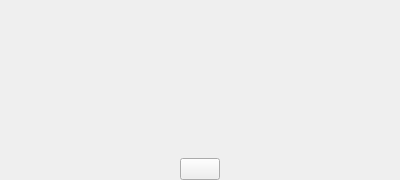
<?xml version="1.0" encoding="UTF-8"?>
<ui version="4.0">
 <class>InfoWidget</class>
 <widget class="QWidget" name="InfoWidget">
  <property name="geometry">
   <rect>
    <x>0</x>
    <y>0</y>
    <width>400</width>
    <height>180</height>
   </rect>
  </property>
  <property name="maximumSize">
   <size>
    <width>16777215</width>
    <height>16777215</height>
   </size>
  </property>
  <property name="windowTitle">
   <string>Form</string>
  </property>
  <property name="styleSheet">
   <string notr="true">QPushButton {
	text-transform: uppercase;
}</string>
  </property>
  <layout class="QVBoxLayout" name="verticalLayout">
   <property name="spacing">
    <number>20</number>
   </property>
   <property name="leftMargin">
    <number>0</number>
   </property>
   <property name="topMargin">
    <number>0</number>
   </property>
   <property name="rightMargin">
    <number>0</number>
   </property>
   <property name="bottomMargin">
    <number>0</number>
   </property>
   <item>
    <layout class="QHBoxLayout" name="horizontalLayout">
     <item>
      <spacer name="horizontalSpacer">
       <property name="orientation">
        <enum>Qt::Horizontal</enum>
       </property>
       <property name="sizeHint" stdset="0">
        <size>
         <width>40</width>
         <height>20</height>
        </size>
       </property>
      </spacer>
     </item>
     <item>
      <widget class="IconLabel" name="label_icon">
       <property name="minimumSize">
        <size>
         <width>48</width>
         <height>48</height>
        </size>
       </property>
       <property name="maximumSize">
        <size>
         <width>48</width>
         <height>48</height>
        </size>
       </property>
       <property name="text">
        <string/>
       </property>
       <property name="pixmap">
        <pixmap resource="../rc/resources.qrc">:/icons/images/material/info_outline.svg</pixmap>
       </property>
       <property name="scaledContents">
        <bool>true</bool>
       </property>
       <property name="color" stdset="0">
        <color>
         <red>38</red>
         <green>142</green>
         <blue>212</blue>
        </color>
       </property>
      </widget>
     </item>
     <item>
      <spacer name="horizontalSpacer_2">
       <property name="orientation">
        <enum>Qt::Horizontal</enum>
       </property>
       <property name="sizeHint" stdset="0">
        <size>
         <width>40</width>
         <height>20</height>
        </size>
       </property>
      </spacer>
     </item>
    </layout>
   </item>
   <item>
    <layout class="QHBoxLayout" name="horizontalLayout_3">
     <item>
      <spacer name="horizontalSpacer_5">
       <property name="orientation">
        <enum>Qt::Horizontal</enum>
       </property>
       <property name="sizeHint" stdset="0">
        <size>
         <width>40</width>
         <height>20</height>
        </size>
       </property>
      </spacer>
     </item>
     <item>
      <widget class="QLabel" name="label_message">
       <property name="sizePolicy">
        <sizepolicy hsizetype="Expanding" vsizetype="Expanding">
         <horstretch>0</horstretch>
         <verstretch>0</verstretch>
        </sizepolicy>
       </property>
       <property name="minimumSize">
        <size>
         <width>0</width>
         <height>0</height>
        </size>
       </property>
       <property name="maximumSize">
        <size>
         <width>16777215</width>
         <height>16777215</height>
        </size>
       </property>
       <property name="text">
        <string/>
       </property>
       <property name="textFormat">
        <enum>Qt::RichText</enum>
       </property>
       <property name="alignment">
        <set>Qt::AlignCenter</set>
       </property>
       <property name="wordWrap">
        <bool>true</bool>
       </property>
      </widget>
     </item>
     <item>
      <spacer name="horizontalSpacer_6">
       <property name="orientation">
        <enum>Qt::Horizontal</enum>
       </property>
       <property name="sizeHint" stdset="0">
        <size>
         <width>40</width>
         <height>20</height>
        </size>
       </property>
      </spacer>
     </item>
    </layout>
   </item>
   <item>
    <layout class="QHBoxLayout" name="horizontalLayout_2">
     <item>
      <spacer name="horizontalSpacer_3">
       <property name="orientation">
        <enum>Qt::Horizontal</enum>
       </property>
       <property name="sizeHint" stdset="0">
        <size>
         <width>40</width>
         <height>20</height>
        </size>
       </property>
      </spacer>
     </item>
     <item>
      <widget class="QPushButton" name="button_ok">
       <property name="sizePolicy">
        <sizepolicy hsizetype="Preferred" vsizetype="Preferred">
         <horstretch>0</horstretch>
         <verstretch>0</verstretch>
        </sizepolicy>
       </property>
       <property name="cursor">
        <cursorShape>PointingHandCursor</cursorShape>
       </property>
       <property name="text">
        <string/>
       </property>
      </widget>
     </item>
     <item>
      <spacer name="horizontalSpacer_4">
       <property name="orientation">
        <enum>Qt::Horizontal</enum>
       </property>
       <property name="sizeHint" stdset="0">
        <size>
         <width>40</width>
         <height>20</height>
        </size>
       </property>
      </spacer>
     </item>
    </layout>
   </item>
  </layout>
 </widget>
 <customwidgets>
  <customwidget>
   <class>IconLabel</class>
   <extends>QLabel</extends>
   <header>guardata.core.gui.custom_widgets</header>
  </customwidget>
 </customwidgets>
 <resources>
  <include location="../rc/resources.qrc"/>
 </resources>
 <connections/>
</ui>
